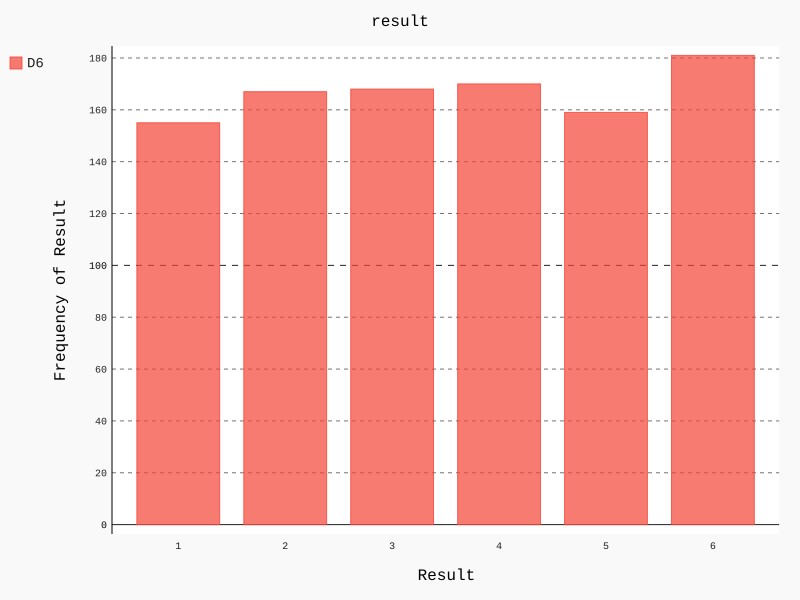

The Python source for this figure:
import pygal

fre = [155, 167, 168, 170, 159, 181]
hist = pygal.Bar()

hist.title = "result"
hist.x_labels = ['1', '2', '3', '4', '5', '6']
hist.x_title = "Result"
hist.y_title = "Frequency of Result"

hist.add('D6', fre)
hist.render_to_file('die_visual.svg')
